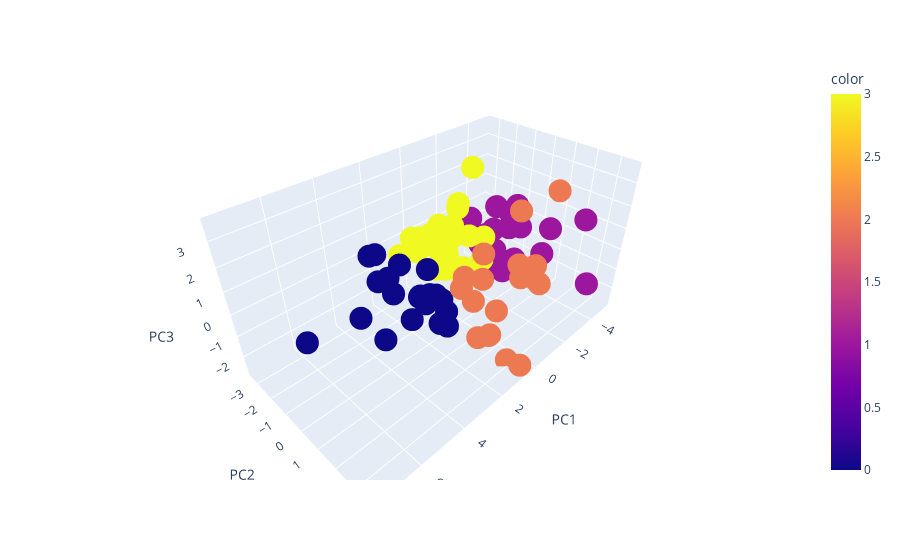

Here is the notebook cell this chart was saved with:
### Code cell
px.scatter_3d(results.iloc[:,:3], x="PC1", y="PC2", z="PC3", color=labels)
